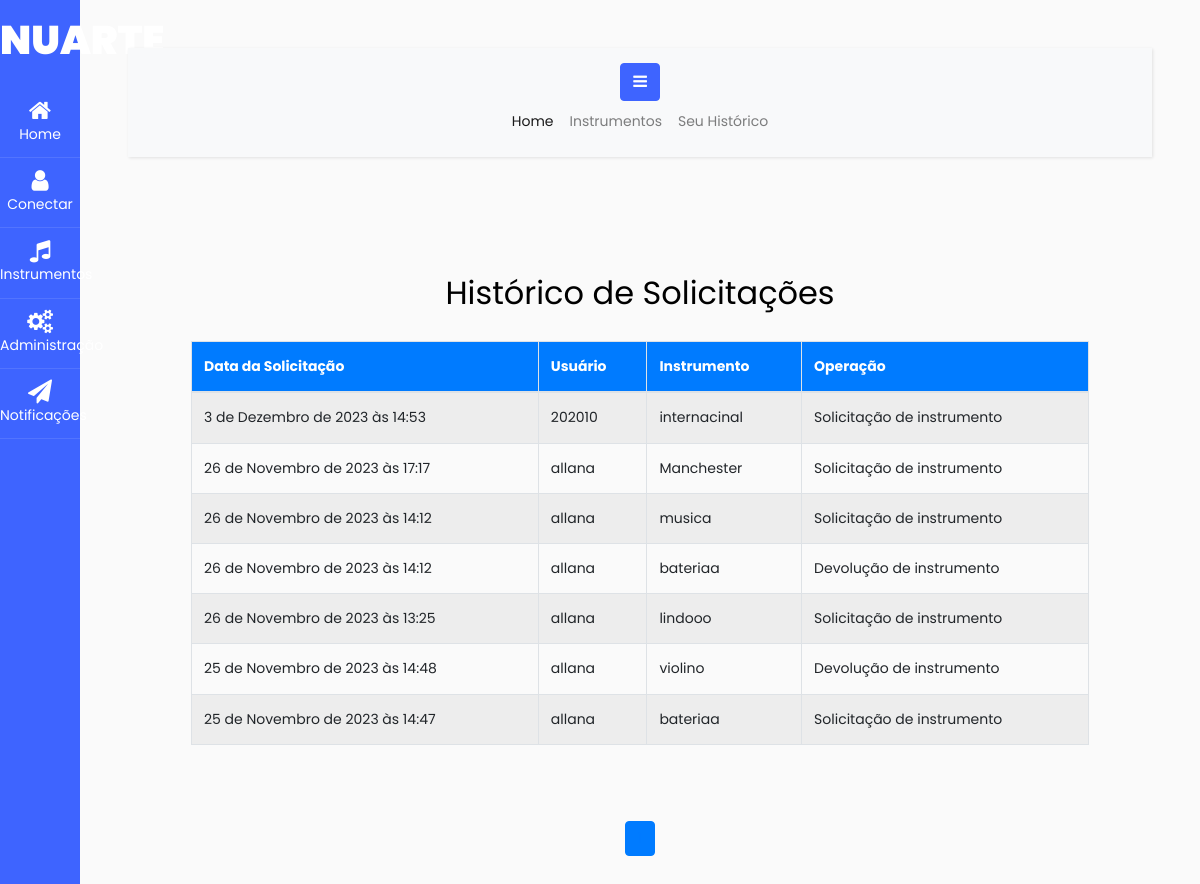
Before: /listar_historico/ with the older database file.
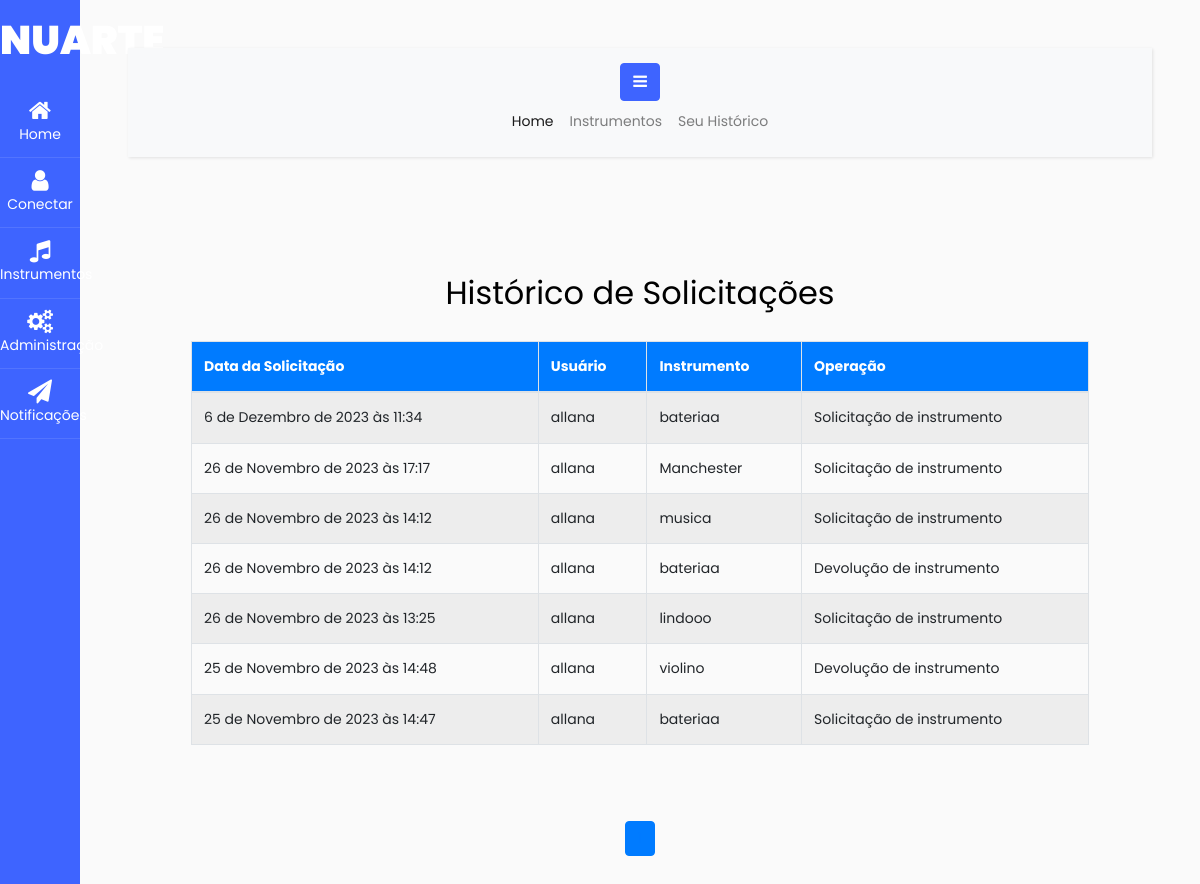
After: the same page with the newer database file.
### nuarte/models.py (models this page shows, shortened)
class Historico(models.Model):
    OPERACAO_CHOICES = [
        ('S', 'Solicitação de instrumento'),
        ('D', 'Devolução de instrumento'),
    ]
    usuario = models.ForeignKey(User, on_delete=models.CASCADE)
    instrumento = models.ForeignKey('Instrumento', on_delete=models.CASCADE)
    operacao = models.CharField(max_length=1, choices=OPERACAO_CHOICES)
    data_operacao = models.DateTimeField(auto_now_add=True)
    devolucao = models.DateTimeField(null=True, blank=True)
    notificacao = models.ForeignKey(Notificacao, on_delete=models.SET_NULL, null=True, blank=True)
    aprovado = models.BooleanField(default=False)

class Instrumento(models.Model):
    nome = models.CharField(max_length=100)
    descricao = models.TextField()
    disponivel = models.BooleanField(default=True)
    imagem = models.ImageField(upload_to='instrumentos/', null=True, blank=True)

### nuarte/views.py (the view)
# urls.py: path('listar_historico/', ListarHistoricoView.as_view(), name='listar_historico'),
class ListarHistoricoView(ListView):
    template_name = 'nuarte/listar_historico.html'
    model = Historico
    paginate_by = 8
    def get_queryset(self):
        return Historico.objects.all().order_by('-data_operacao')

### nuarte/templates/nuarte/listar_historico.html (shortened to what this page needs)
{% extends 'base.html' %}
{% block content %}
  <div class="container-fluid">
    <h2 class="my-4 text-center">Histórico de Solicitações</h2>
    <div class="table-responsive">
      <table class="table table-striped">
        <thead>
          <tr>
            <th>Data da Solicitação</th>
            <th>Usuário</th>
            <th>Instrumento</th>
            <th>Operação</th>
          </tr>
        </thead>
        <tbody>
          {% for operacao in object_list %}
            <tr>
              <td>{{ operacao.data_operacao }}</td>
              <td>{{ operacao.usuario.username }}</td>
              <td>{{ operacao.instrumento.nome }}</td>
              <td>{{ operacao.operacao }}</td>
            </tr>
          {% endfor %}
        </tbody>
      </table>
    </div>
    <nav aria-label="Page navigation example" style="margin-top: 40px;">
      <ul class="pagination justify-content-center">
        {% for num in page_obj.paginator.page_range %}
        <li class="page-item{% if num == page_obj.number %} active{% endif %}">
          <a class="page-link" href="?page={{ num }}">{{ num }}</a>
        </li>
        {% endfor %}
      </ul>
    </nav>
  </div>
{% endblock %}

Changed rows visible on the page:
removed Historico: data_operacao "3 de Dezembro de 2023 às 14:53", usuario.username "202010", instrumento.nome "internacinal", operacao "Solicitação de instrumento"
added Historico: data_operacao "6 de Dezembro de 2023 às 11:34", usuario.username "allana", instrumento.nome "bateriaa", operacao "Solicitação de instrumento"
